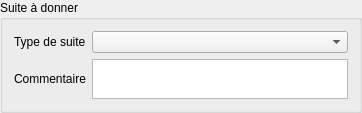
                <widget class="QGroupBox" name="groupBox">
                 <property name="title">
                  <string>Suite à donner</string>
                 </property>
                 <layout class="QGridLayout" name="gridLayout_4">
                  <item row="1" column="0">
                   <widget class="QLabel" name="label_8">
                    <property name="text">
                     <string>Commentaire</string>
                    </property>
                   </widget>
                  </item>
                  <item row="0" column="0">
                   <widget class="QLabel" name="label_4">
                    <property name="text">
                     <string>Type de suite</string>
                    </property>
                   </widget>
                  </item>
                  <item row="0" column="1">
                   <widget class="QComboBox" name="comboBox_typesuite"/>
                  </item>
                  <item row="1" column="1">
                   <widget class="QTextEdit" name="textEdit_suite">
                    <property name="sizePolicy">
                     <sizepolicy hsizetype="Expanding" vsizetype="Expanding">
                      <horstretch>0</horstretch>
                      <verstretch>0</verstretch>
                     </sizepolicy>
                    </property>
                    <property name="maximumSize">
                     <size>
                      <width>16777215</width>
                      <height>40</height>
                     </size>
                    </property>
                   </widget>
                  </item>
                 </layout>
                </widget>
